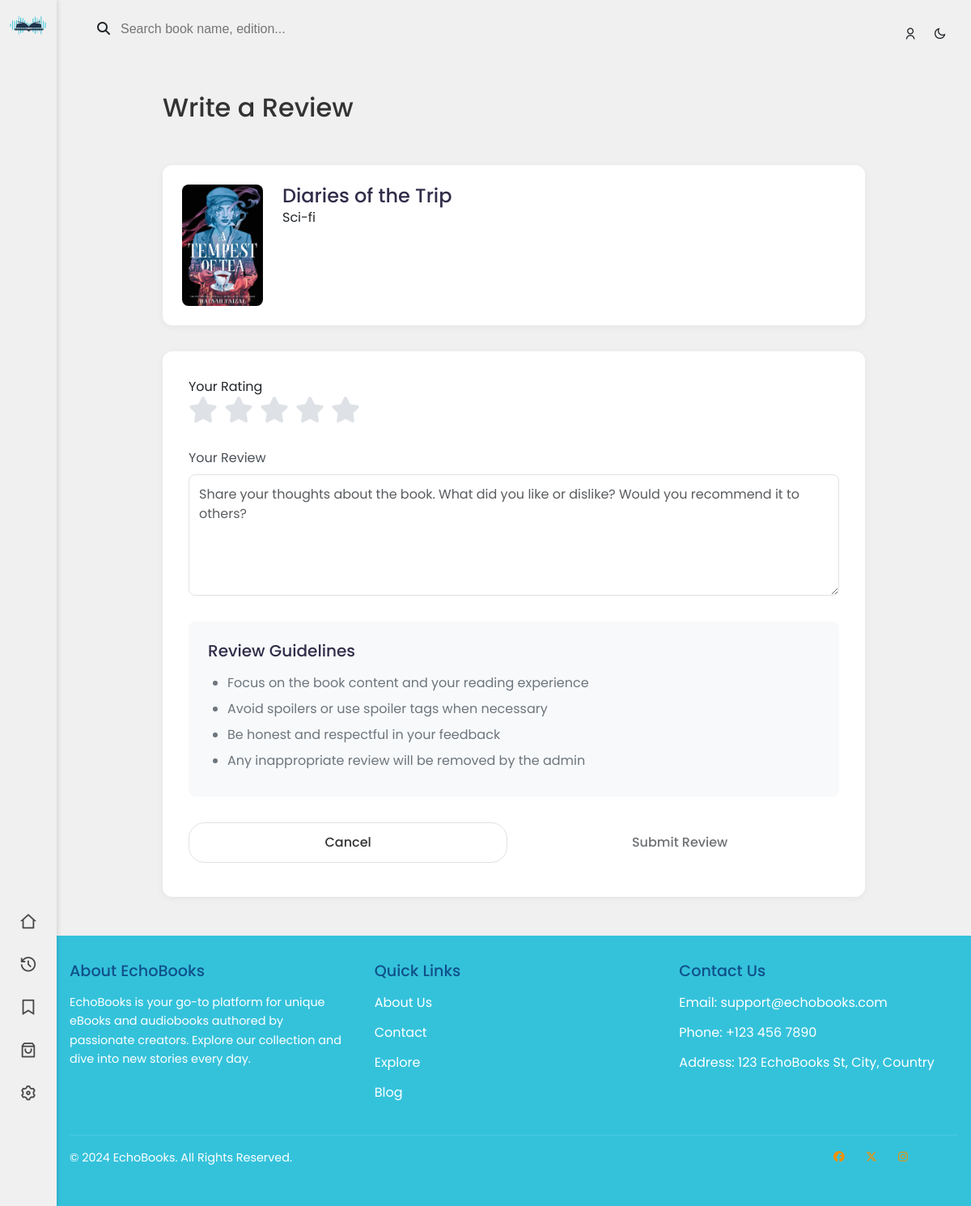
The page /book/1/write-review/ (signed in) on the database its author committed.
### core/models.py (models this page shows, shortened)
class Book(models.Model):
    GENRE_CHOICES = [
        ('Fiction', 'Fiction'),
        ('Non-Fiction', 'Non-Fiction'),
        ('Mystery', 'Mystery'),
        ('Sci-fi', 'Science Fiction'),
        ('Fantasy', 'Fantasy'),
    ]
    LANGUAGE_CHOICES = [
        ('EN', 'English'),
        ('FR', 'French'),
        ('AR', 'Arabic'),
        ('SP', 'Spanish'),
        ('IT', 'Italian'),
        ('CH', 'Chinese'),
    ]
    title = models.CharField(max_length=255)
    genre = models.CharField(max_length=20, choices=GENRE_CHOICES)
    description = models.TextField()
    languages = models.CharField(max_length=20, choices=LANGUAGE_CHOICES)
    publication_date = models.DateField()
    content = models.FileField(upload_to='books/content_pdfs/', blank=True, null=True)  # PDF content
    audio_version = models.FileField(upload_to='books/audio_versions/', blank=True, null=True)  # MP3 audio
    cover_image = models.ImageField(upload_to='books/cover_images/', blank=True, null=True)
    priceDZD = models.DecimalField(max_digits=10, decimal_places=2)
    priceUSD = models.DecimalField(max_digits=10, decimal_places=2,default=0)
    total_comments = models.PositiveIntegerField(default=0)
    total_stars = models.DecimalField(max_digits=3, decimal_places=2, default=0.0)  # Average rating
    number_of_pages = models.PositiveIntegerField()
    audio_length = models.DurationField()  # Use timedelta for length of audio

### core/views.py (the view, shortened to what this page needs)
# urls.py: path('book/<int:book_id>/write-review/', views.write_review, name='write_review'),
@login_required
def write_review(request, book_id):
    book = get_object_or_404(Book, id=book_id)
    return render(request, 'write_review.html', {'book': book})

### templates/write_review.html (shortened to what this page needs)
{% load static %} <!DOCTYPE html>
<html lang="en">
<head>
    <link href="https://cdn.jsdelivr.net/npm/bootstrap@5.3.2/dist/css/bootstrap.min.css" rel="stylesheet"
 />
    <link rel="stylesheet" href="https://cdnjs.cloudflare.com/ajax/libs/font-awesome/6.5.1/css/all.min.css"
 />
        <link href="https://cdn.jsdelivr.net/npm/remixicon@4.1.0/fonts/remixicon.css" rel="stylesheet" />
    <link rel="stylesheet" href="{% static 'css/index.css' %} ">
</head>
<body class="notifications_page">
    <div class="sidebar">
        <div class="logo"><img src="{% static 'media/logo.png' %}" height="25" width="45"></div>
        <ul>
            <li>
                <a href="{% url 'home' %}">
                    <i class="ri-home-2-line "></i>
                </a>
            </li>
            <li>
                <a href="{% url 'recent' %}">
                    <i class="ri-history-line"></i>
                </a>
            </li>
            <li>
                <a href="{% url 'save' %}">
                    <i class="ri-bookmark-line"></i>
                </a>
            </li>
            <li>
                <a href="{% url 'shop' %}">
                    <i class="ri-shopping-bag-3-line"></i>
                </a>
            </li>
            <li>
                <a href="{% url 'settings' %}">
                    <i class="ri-settings-3-line"></i>
                </a>
            </li>
        </ul>
    </div>
    <div class="main_content">
        <nav class="navbar">
            <div class="search-bar">
                <i class="fa-solid fa-magnifying-glass"></i>
                <input type="text" placeholder="Search book name, edition...">
            </div>
            <div class="nav-icons">
                <i class="ri-user-line"></i>
                <i class="ri-moon-line"></i>
            </div>
        </nav>
        <div class="write-review-container">
            <div class="review-header">
                <h2>Write a Review</h2>
            </div>
            <div class="book-preview">
                <img src="{{book.cover_image.url}}" alt="Book Cover">
                <div class="book-info">
                    <h4>{{book.title}}</h4>
                    <p>{{book.genre}}</p>
                </div>
            </div>
            <form id="reviewForm" class="review-form" method="POST" action="{% url 'submit_review' book.id %}">
                <div  class="rating-select">
                    <label>Your Rating</label>
                    <div id="ratingContainer" class="star-rating">
                        <i class="fas fa-star" onclick="setRating(1)"></i>
                        <i class="fas fa-star" onclick="setRating(2)"></i>
                        <i class="fas fa-star" onclick="setRating(3)"></i>
                        <i class="fas fa-star" onclick="setRating(4)"></i>
                        <i class="fas fa-star" onclick="setRating(5)"></i>
                    </div>
                </div>
                <div class="form-group">
                    <label>Your Review</label>
                    <textarea id="reviewContent" class="form-control" name="content" placeholder="Share your thoughts about the book. What did you like or dislike? Would you recommend it to others?"></textarea>
                </div>
                <div class="guidelines">
                    <h5>Review Guidelines</h5>
                    <ul>
                        <li>Focus on the book content and your reading experience</li>
                        <li>Avoid spoilers or use spoiler tags when necessary</li>
                        <li>Be honest and respectful in your feedback</li>
                        <li>Any inappropriate review will be removed by the admin</li>
                    </ul>
                </div>
                <div class="form-actions">
                    <button type="button" class="btn btn-outline" onclick="history.back()">Cancel</button>
                    <button type="submit"id="submitButton" class="btn "disabled>Submit Review</button>
                </div>
            </form>
        </div>
        <footer class="footer mt-5">
            <div class="footer-container">
                <div class="footer-about">
                    <h3>About EchoBooks</h3>
                    <p>EchoBooks is your go-to platform for unique eBooks and audiobooks authored by passionate creators. Explore our collection and dive into new stories every day.</p>
                </div>
                <div class="footer-links">
                    <h3>Quick Links</h3>
                    <ul>
                        <li><a href="#">About Us</a></li>
                        <li><a href="#">Contact</a></li>
                        <li><a href="#">Explore</a></li>
                        <li><a href="#">Blog</a></li>
                    </ul>
                </div>
                <div class="footer-contact">
                    <h3>Contact Us</h3>
                    <ul>
                        <li>Email: support@echobooks.com</li>
                        <li>Phone: +123 456 7890</li>
                        <li>Address: 123 EchoBooks St, City, Country</li>
                    </ul>
                </div>
            </div>
            <div class="footer-bottom">
                <p>&copy; 2024 EchoBooks. All Rights Reserved.</p>
                <ul class="footer-social">
                    <li><a href="#"><i class="fa-brands fa-facebook"></i></a></li>
                    <li><a href="#"><i class="fa-brands fa-x-twitter"></i></a></li>
                    <li><a href="#"><i class="fa-brands fa-instagram"></i></a></li>
                </ul>
            </div>
        </footer>
    </div>
</body>
</html>

### static/css/index.css (style rules this page uses)
* { margin: 0; padding: 0; box-sizing: border-box; }
body { font-family: 'Poppins', sans-serif; overflow-x: hidden; background-color: #f0f0f0; }
a { text-decoration: none; }
.navbar { display: flex; justify-content: space-between; align-items: center; padding: 15px 30px; background-color: #ffffff00; }
.logo { font-size: 24px; font-weight: bold; }
.search-bar { margin: 0 20px; display: flex; align-items: baseline; }
.search-bar input { width: 100%; padding: 8px 12px; border-radius: 4px; border: 1px solid #cccccc00; outline: none; background-color: #007bff00; }
.nav-icons { display: flex; gap: 20px; }
.nav-icons i { cursor: pointer; }
.search-bar input { font-family: 'Nunito', sans-serif; }
.footer { background-color: #34c2db; color: #ffffff; padding: 2rem 1rem; width: 100%; }
.footer-container { display: flex; flex-wrap: wrap; justify-content: space-between; max-width: 1200px; margin: 0 auto; gap: 2rem; }
.footer-about, .footer-links, .footer-contact { flex: 1 1 300px; min-width: 250px; }
.footer h3 { font-size: 1.2rem; margin-bottom: 1rem; color: #10518a; }
.footer p { font-size: 0.9rem; line-height: 1.6; }
.footer-links ul, .footer-contact ul { list-style: none; padding: 0; }
.footer-links ul li, .footer-contact ul li { margin-bottom: 0.8rem; list-style: none; }
.footer-links ul li a { color: #ffffff; text-decoration: none; transition: color 0.3s ease; list-style: none; }
.footer-bottom { display: flex; justify-content: space-between; align-items: center; flex-wrap: wrap; border-top: 1px solid rgba(255, 255, 255, 0.1); padding-top: 1rem; margin-top: 1.5rem; font-size: 0.85rem; }
.footer-social { display: flex; gap: 1rem; list-style: none; position: relative; left: -50px; }
.footer-social li a i { width: 24px; filter: invert(1); }
h2 { margin-bottom: 20px; color: #333; text-align: center; }
input { padding: 12px; margin-bottom: 10px; border-radius: 18px; border: 1px solid #ddd; }
.btn { padding: 10px; margin-bottom: 10px; border-radius: 18px; border: 1px solid #ddd; width:60%; font-family: 'Poppins',sans-serif; font-weight: 500; background-color:#34c2db; }
.sidebar { height: -webkit-fill-available; position: fixed; width: 70px; background-color: #2c3e5000; display: flex; flex-direction: column; justify-content: space-between; box-shadow: 2px 0 5px rgba(0, 0, 0, 0.1); border-right: none; padding: 12px; }
.sidebar ul { list-style: none; padding: 0; margin-bottom: 6rem; }
.sidebar ul li { margin-bottom: 10px; }
.sidebar ul li a { display: flex; align-items: center; color: #4a4a4a; text-decoration: none; font-size: 18px; padding: 5px; border-radius: 50%; transition: background-color 0.3s ease; justify-content: center; }
.sidebar ul li a i { font-size: 22px; }
.main_content { margin-left: 70px; width: -webkit-fill-available; }
h1, h2 { text-align: center; color: #333; }

### templates/write_review.html (style rules this page uses)
.write-review-container { max-width: 900px; margin: 2rem auto; padding: 0 1rem; }
.review-header { display: flex; align-items: center; margin-bottom: 2rem; gap: 1rem; }
.book-preview { background: white; padding: 1.5rem; border-radius: 12px; margin-bottom: 2rem; box-shadow: 0 2px 10px rgba(0,0,0,0.05); display: flex; gap: 1.5rem; }
.book-preview img { width: 100px; height: 150px; object-fit: cover; border-radius: 8px; }
.book-info h4 { margin: 0; color: rgb(49, 45, 74); }
.review-form { background: white; padding: 2rem; border-radius: 12px; box-shadow: 0 2px 10px rgba(0,0,0,0.05); }
.rating-select { margin-bottom: 2rem; }
.star-rating { font-size: 2rem; color: #dee2e6; display: flex; gap: 0.5rem; }
.star-rating i { cursor: pointer; transition: color 0.2s; }
.form-group { margin-bottom: 1.5rem; }
.form-group label { display: block; margin-bottom: 0.5rem; color: #495057; }
.form-control { border: 1px solid #dee2e6; border-radius: 8px; padding: 0.75rem; width: 100%; font-family: inherit; }
textarea.form-control { min-height: 150px; resize: vertical; }
.form-actions { display: flex; justify-content: flex-end; gap: 1rem; margin-top: 2rem; }
.btn { padding: 0.75rem 1.5rem; border-radius: 20px; border: none; font-weight: 500; cursor: pointer; transition: all 0.2s; }
.btn-outline,.btn:hover { background: none; border: 1px solid #dee2e6; color:#333; }
.guidelines { background: #f8f9fa; padding: 1.5rem; border-radius: 8px; margin-top: 2rem; }
.guidelines h5 { color: rgb(49, 45, 74); margin-bottom: 1rem; }
.guidelines ul { padding-left: 1.5rem; margin: 0; }
.guidelines li { margin-bottom: 0.5rem; color: #6c757d; }

### rows shown on the page
Book: cover_image (picture), title "Diaries of the Trip", genre "Sci-fi"
